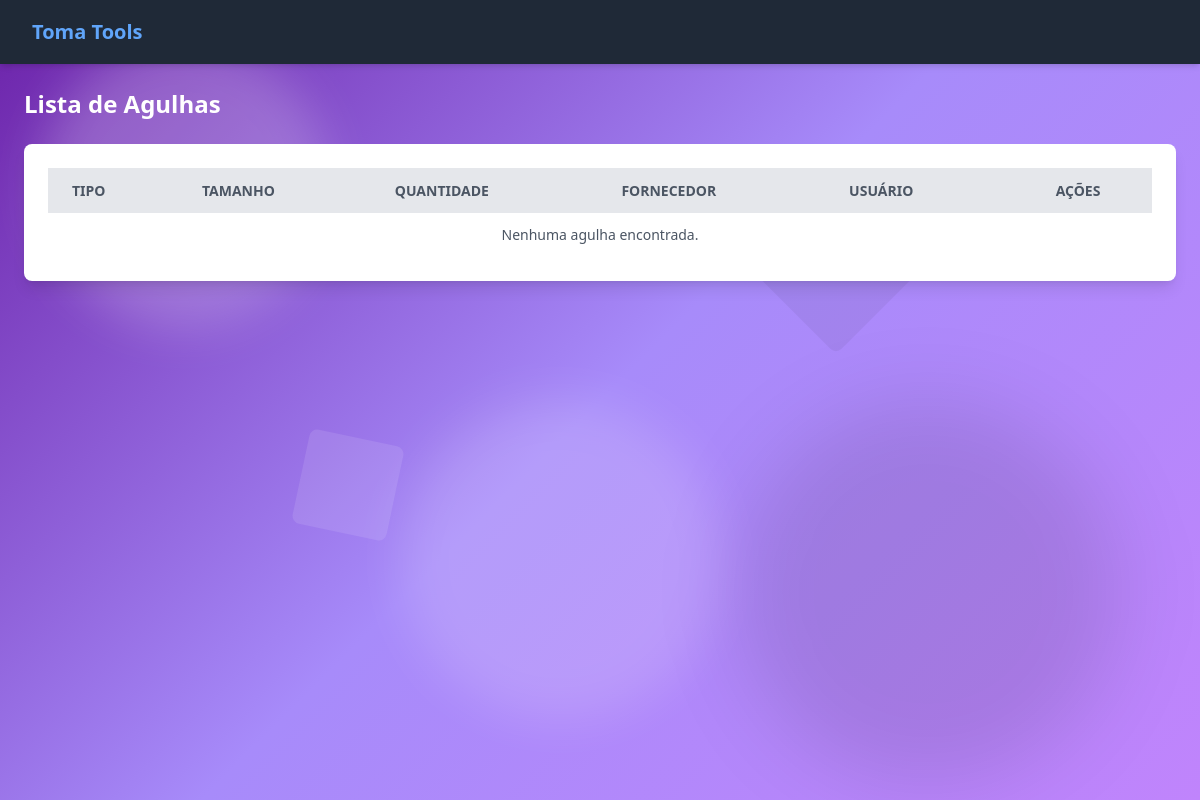
The page /listar_agulhas/ on the database as committed earlier.
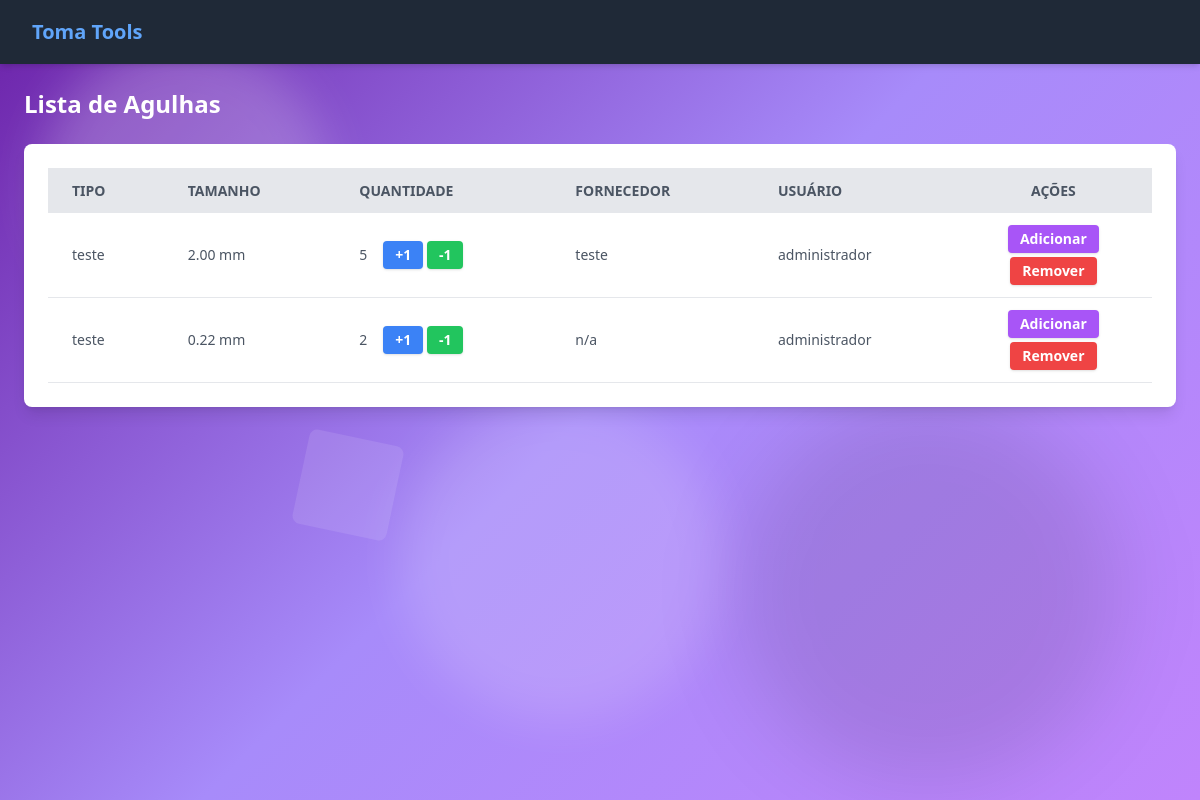
The same page on the database as committed later.
### management/models.py (models this page shows, shortened)
class Agulhas(models.Model):
    tipo = models.CharField(max_length=100)
    tamanho = models.DecimalField(max_digits=10, decimal_places=2)
    quantidade = models.IntegerField()
    fornecedor = models.ForeignKey(Fornecedor, on_delete=models.CASCADE, null=True, blank=True)
    user = models.ForeignKey(User, on_delete=models.CASCADE, null=True, blank=True)

class Fornecedor(models.Model):
    nome = models.CharField(max_length=40)
    ref_fornecedor = models.CharField(max_length=14, blank=True, null=True)
    email = models.EmailField(blank=True, null=True)
    telefone = models.CharField(max_length=15, blank=True, null=True)

### management/views.py (the view, shortened to what this page needs)
# urls.py: path("listar_agulhas/", views.listar_agulhas, name="listar_agulhas"),
def listar_agulhas(request):
    agulhas = Agulhas.objects.all()
    fornecedor = Fornecedor.objects.all()
    return render(request, 'management/listar_agulhas.html', {'agulhas': agulhas, 'fornecedor': fornecedor})

### management/templates/management/listar_agulhas.html (shortened to what this page needs)
{% extends 'management/base.html' %}
{% load static %}
{% block content %}
<h1 class="text-2xl font-bold text-white mb-6">Lista de Agulhas</h1>
<div class="overflow-x-auto w-full max-w-7xl bg-white rounded-lg shadow-lg p-6">
    <table id="agulhasTable" class="min-w-full table-auto">
        <thead>
            <tr class="bg-gray-200 text-gray-600 uppercase text-sm leading-normal">
                <th class="py-3 px-6 text-left">Tipo</th>
                <th class="py-3 px-6 text-left">Tamanho</th>
                <th class="py-3 px-6 text-left">Quantidade</th>
                <th class="py-3 px-6 text-left">Fornecedor</th>
                <th class="py-3 px-6 text-left">Usuário</th>
                <th class="py-3 px-6 text-center">Ações</th>
            </tr>
        </thead>
        <tbody class="text-gray-600 text-sm font-light">
            {% for agulha in agulhas %}
            <tr class="border-b border-gray-200 hover:bg-gray-100">
                <td class="py-3 px-6 text-left">
                    {{ agulha.tipo }}
                </td>
                <td class="py-3 px-6 text-left">
                    {{ agulha.tamanho }} mm
                </td>
                <td class="py-3 px-6 text-left">
                    <div class="flex items-center space-x-4">
                        <span class="font-medium">{{ agulha.quantidade }}</span>
                        <form method="POST" class="inline-block">
                            <button type="submit" name="increment" class="bg-blue-500 hover:bg-blue-600 text-white font-semibold px-3 py-1 rounded shadow">
                                +1
                            </button>
                            <button type="submit" name="decrement" class="bg-green-500 hover:bg-green-600 text-white font-semibold px-3 py-1 rounded shadow">
                                -1
                            </button>
                        </form>
                    </div>
                </td>
                <td class="py-3 px-6 text-left">
                    {{ agulha.fornecedor.nome }}
                </td>
                <td class="py-3 px-6 text-left">
                    {{ agulha.user.username }}
                </td>
                <td class="py-3 px-6 text-center">
                    <div class="flex flex-col items-center space-y-1">
                        <a href="{% url 'adicionar_agulha' agulha.id %}" class="bg-purple-500 hover:bg-purple-600 text-white font-semibold px-3 py-1 rounded shadow">
                            Adicionar
                        </a>
                        <a href="{% url 'remover_agulha' agulha.id %}" class="bg-red-500 hover:bg-red-600 text-white font-semibold px-3 py-1 rounded shadow">
                            Remover
                        </a>
                    </div>
                </td>
            </tr>
            {% empty %}
            <tr>
                <td colspan="6" class="py-3 px-6 text-center">Nenhuma agulha encontrada.</td>
            </tr>
            {% endfor %}
        </tbody>
    </table>
</div>
{% endblock %}

Rows that differ between the two databases and show on the page:
added Agulhas: tipo "teste", tamanho "2.00", quantidade "5", fornecedor.nome "teste", user.username "administrador"
added Agulhas: tipo "teste", tamanho "0.22", quantidade "2", fornecedor.nome "n/a", user.username "administrador"
Other text that changed with them:
text no longer shown: "Nenhuma agulha encontrada."
